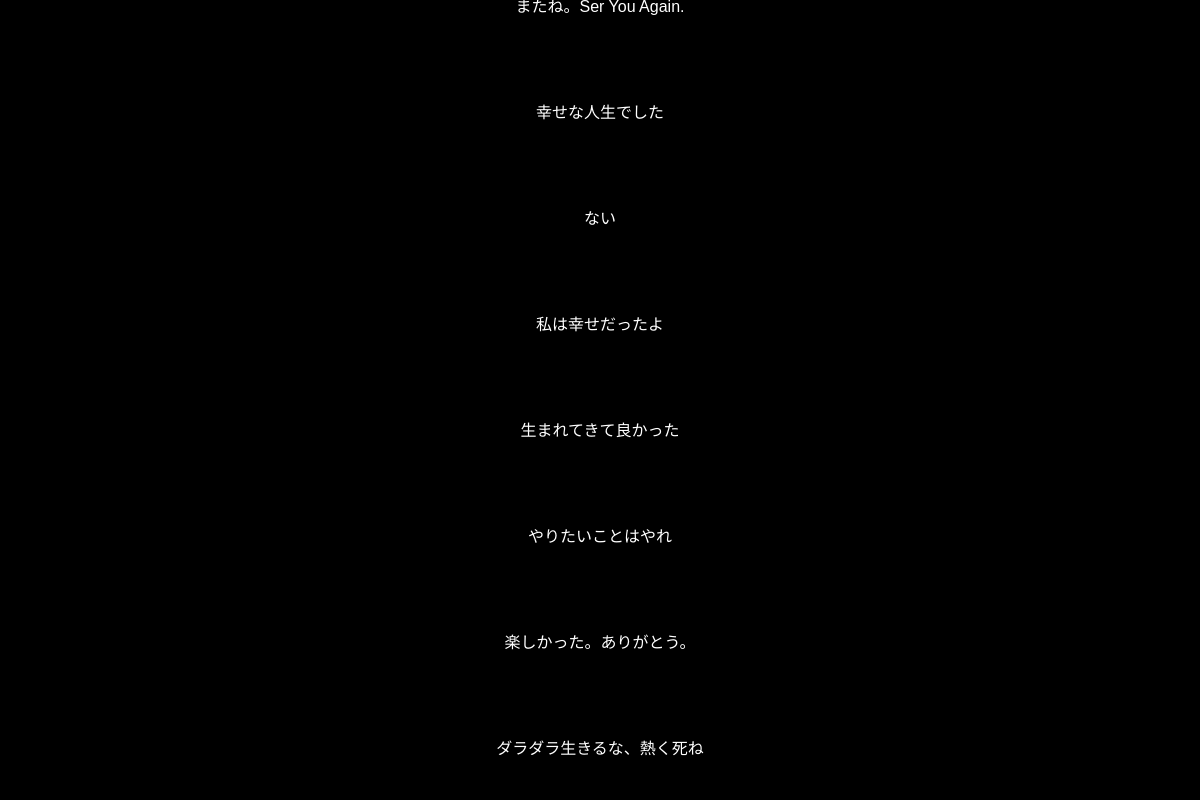
/1, run on an earlier commit of the app's database.
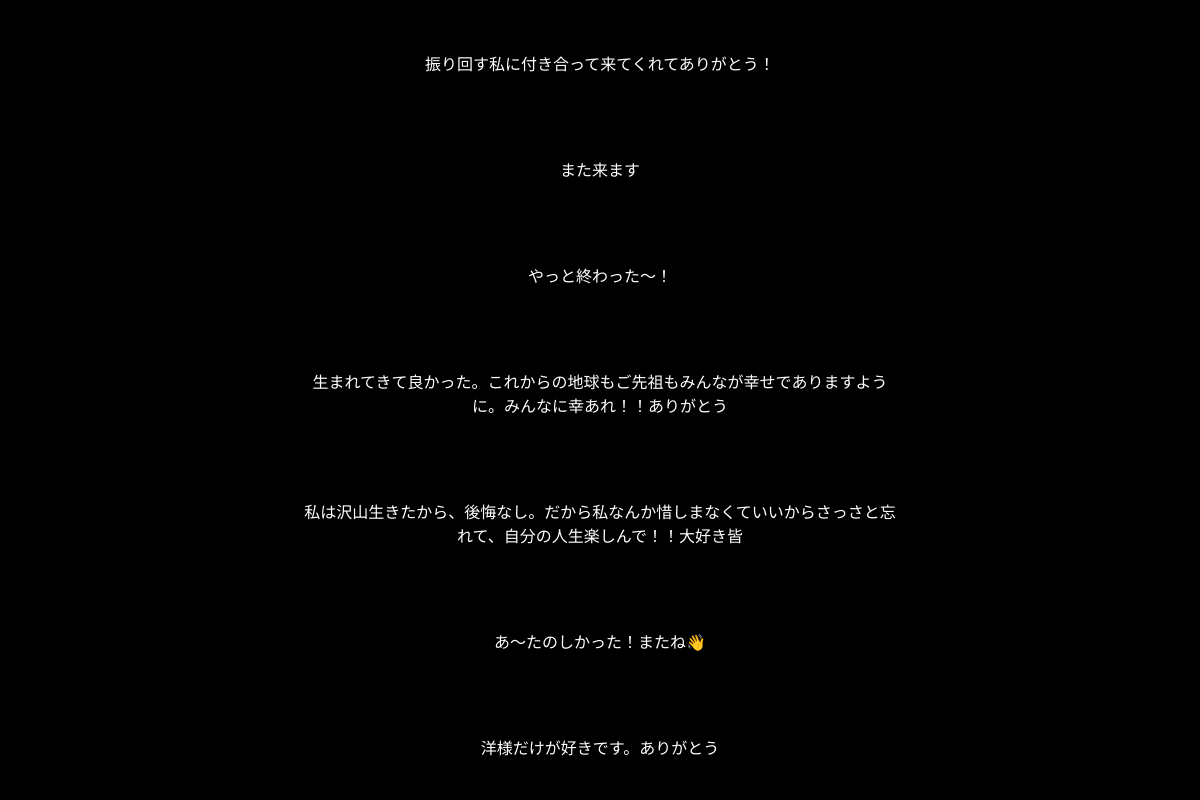
And on a later commit of the database.
### lw_post/models.py (models this page shows)
class LW(models.Model):
    lastwords = models.CharField(max_length=500, blank=False, null=False)
    seed_screen = models.IntegerField(null=True, blank=True)
    seed_x = models.IntegerField(null=True, blank=True)

### lw_post/views.py (the view)
# urls.py: path('1', top, name='top'),
def top(request): #下から上だけ
    all_lastwords = LW.objects.all()
    lastwords_count = all_lastwords.count()
    return render(request, 'lw_post/top.html', {'all_lastwords':all_lastwords, 'lastwords_count': lastwords_count})

### lw_post/templates/lw_post/top.html (shortened to what this page needs)
{% load static %}
<head>
    <link rel="stylesheet" href="{% static 'lw_post/css/style.css' %}">
</head>
<div class="container" id="message-container">
    {% for lastwords in all_lastwords %}
    {% if forloop.counter %}
    <div class="message"><p>{{ lastwords.lastwords }}</p></div>
    {% endif %}
    {% endfor %}
</div>

### lw_post/static/lw_post/css/style.css (style rules this page uses)
.container { background-color: black; position: absolute; bottom: 0; width: 100%; display: flex; flex-direction: column; align-items: center; animation: scroll-up linear infinite; }

What changed in the data, as far as the page shows it:
removed LW: lastwords "またね。Ser You Again."
removed LW: lastwords "幸せな人生でした"
removed LW: lastwords "ない"
removed LW: lastwords "私は幸せだったよ"
removed LW: lastwords "生まれてきて良かった"
removed LW: lastwords "やりたいことはやれ"
removed LW: lastwords "楽しかった。ありがとう。"
removed LW: lastwords "ダラダラ生きるな、熱く死ね"
added LW: lastwords "振り回す私に付き合って来てくれてありがとう！"
added LW: lastwords "また来ます"
added LW: lastwords "やっと終わった〜！"
added LW: lastwords "生まれてきて良かった。これからの地球もご先祖もみんなが幸せでありますように。みんなに幸あれ！！ありがとう"
added LW: lastwords "私は沢山生きたから、後悔なし。だから私なんか惜しまなくていいからさっさと忘れて、自分の人生楽しんで！！大好き皆"
added LW: lastwords "あ〜たのしかった！またね👋"
added LW: lastwords "洋様だけが好きです。ありがとう"
